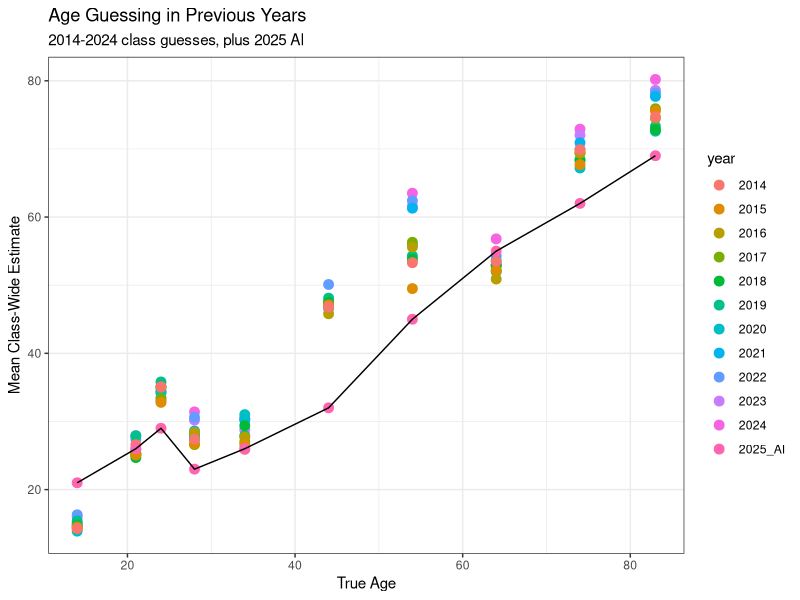
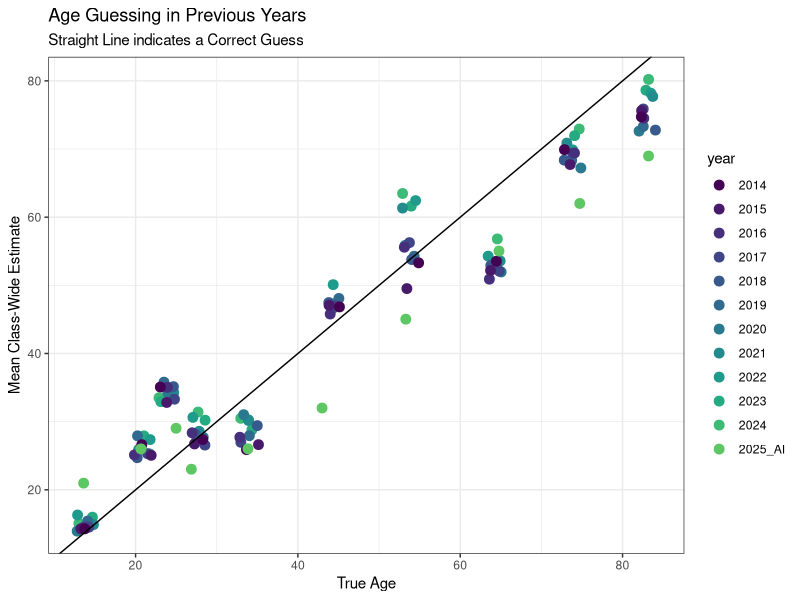
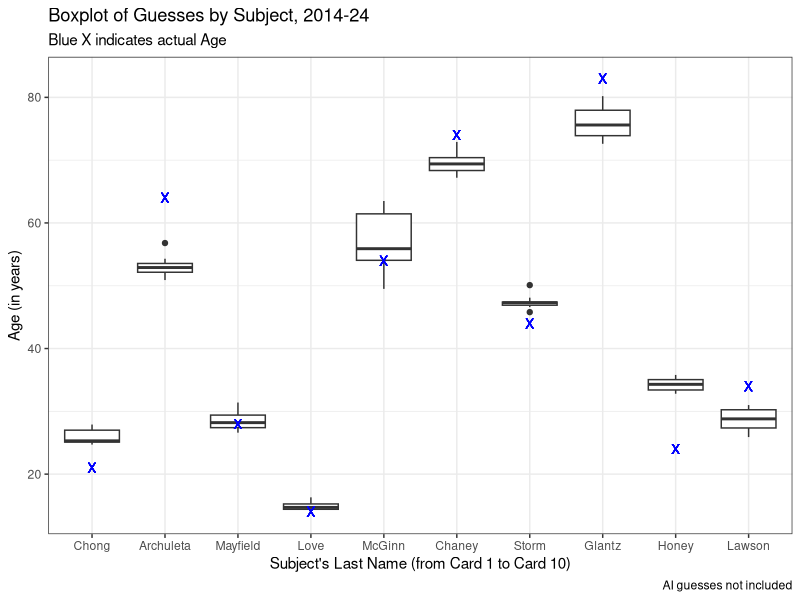
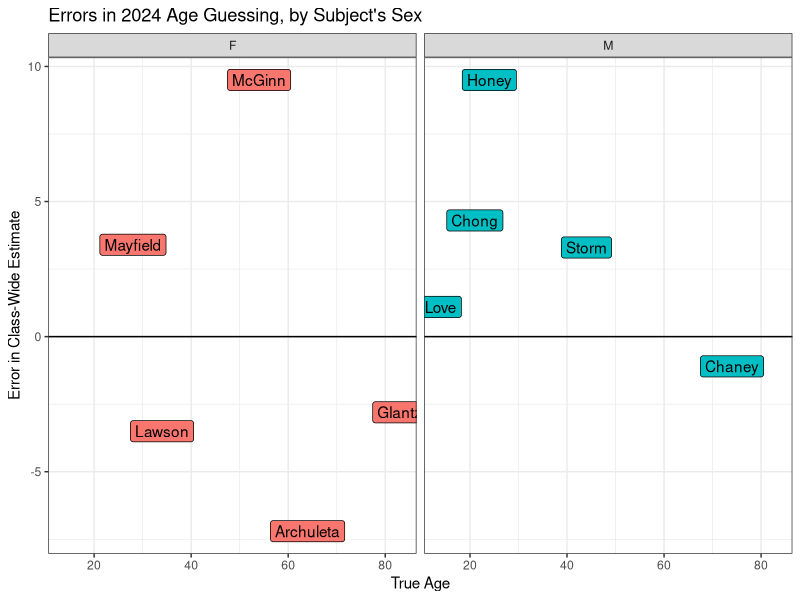

Write R code to recreate these figures, in order.
## ---- chunk 1

library(tidyverse)
ageguess <- read_csv("c01/data/photo-age-history-2024.csv")
ageguess
## ---- chunk 2
ggplot(ageguess, aes(x = age, y = mean_guess, col = year)) +
  geom_point(size = 3) +
  geom_line(data = ageguess |> filter(year == "2025_AI"), aes(x = age, y = mean_guess), col = "black") +
  theme(axis.text = element_text(size = 14),
        axis.title = element_text(size = 14, face = "bold"),
        legend.text = element_text(size = 12),
        legend.title = element_text(size = 12, face = "bold")) + 
  theme_bw() +
  labs(title = "Age Guessing in Previous Years",
       subtitle = "2014-2024 class guesses, plus 2025 AI",
       x = "True Age", y = "Mean Class-Wide Estimate") 
## ---- chunk 3
ggplot(ageguess, aes(x = age, y = mean_guess, col = year)) +
  geom_point(position = "jitter", size = 3) +
  geom_abline(intercept = 0, slope = 1) + 
  scale_color_viridis_d(end = 0.75) +
  theme(axis.text = element_text(size = 14),
        axis.title = element_text(size = 14, face = "bold"),
        legend.text = element_text(size = 12),
        legend.title = element_text(size = 12, face = "bold")) +
  labs(title = "Age Guessing in Previous Years",
       subtitle = "Straight Line indicates a Correct Guess",
       x = "True Age", y = "Mean Class-Wide Estimate") + 
  theme_bw()
## ---- chunk 4
temp <- ageguess |> filter(year != "2025_AI")

temp <- temp |> mutate(label = fct_reorder(label, card))

ggplot(temp, aes(x = label, y = mean_guess)) +
  geom_boxplot() + 
  geom_point(aes(x = label, y = age), 
             col = "blue", size = 3, shape = "X") +
  theme_bw() +
  labs(title = "Boxplot of Guesses by Subject, 2014-24",
       subtitle = "Blue X indicates actual Age",
       x = "Subject's Last Name (from Card 1 to Card 10)",
       y = "Age (in years)",
       caption = "AI guesses not included")
## ---- chunk 5
ggplot(filter(ageguess, year == 2024), aes(x = age, y = error, fill = sex)) +
  geom_label(aes(label = label)) +
  geom_hline(yintercept = 0) + 
    guides(fill = "none") +
  theme(axis.text = element_text(size = 14),
        axis.title = element_text(size = 14, face = "bold"),
        legend.text = element_text(size = 12),
        legend.title = element_text(size = 12, face = "bold")) +
  labs(title = "Errors in 2024 Age Guessing, by Subject's Sex",
       x = "True Age", y = "Error in Class-Wide Estimate") + 
    theme_bw() + 
    facet_wrap(~ sex)
